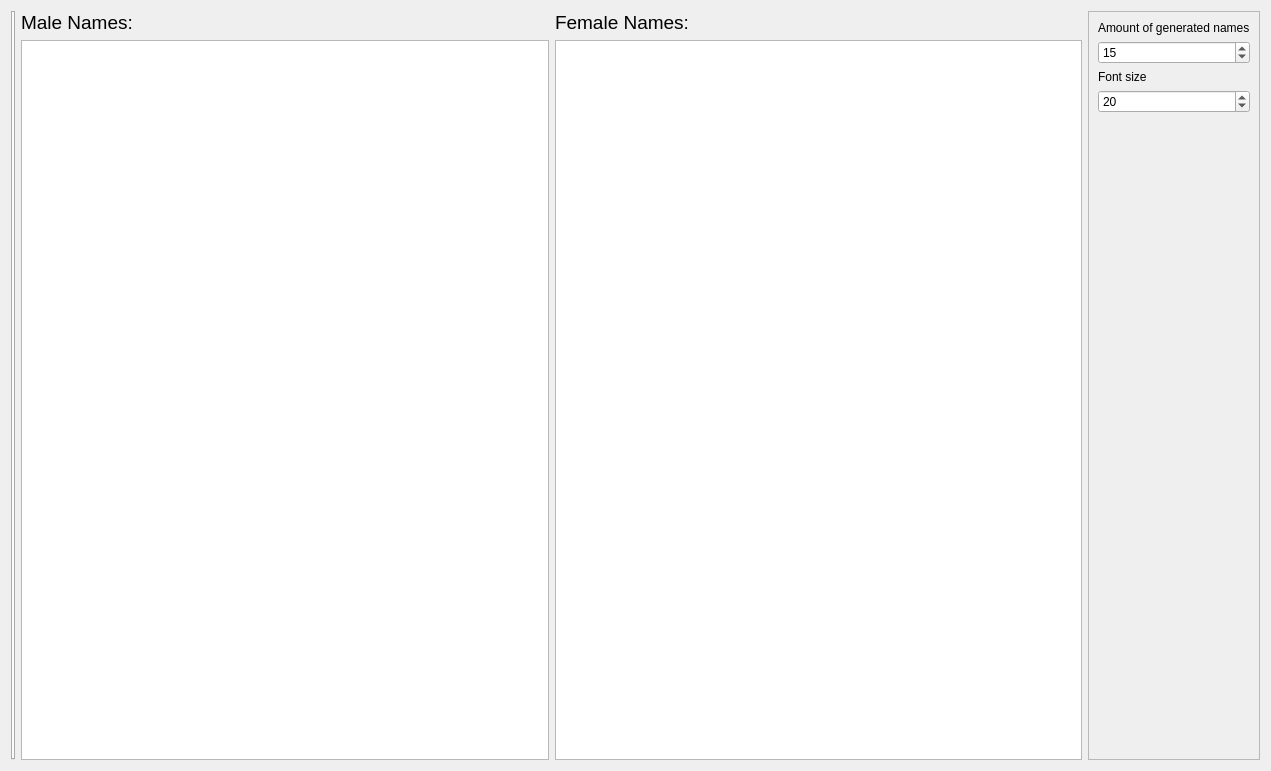
<?xml version="1.0" encoding="UTF-8"?>
<ui version="4.0">
 <class>NameGenerator</class>
 <widget class="QWidget" name="NameGenerator">
  <property name="geometry">
   <rect>
    <x>0</x>
    <y>0</y>
    <width>1271</width>
    <height>771</height>
   </rect>
  </property>
  <property name="windowTitle">
   <string>Name Generator</string>
  </property>
  <property name="windowIcon">
   <iconset resource="../resources.qrc">
    <normaloff>:/icons/gm-companion/icon256.png</normaloff>:/icons/gm-companion/icon256.png</iconset>
  </property>
  <layout class="QHBoxLayout" name="horizontalLayout">
   <item>
    <widget class="QTabWidget" name="tabWidget_categories">
     <property name="sizePolicy">
      <sizepolicy hsizetype="Maximum" vsizetype="Expanding">
       <horstretch>0</horstretch>
       <verstretch>0</verstretch>
      </sizepolicy>
     </property>
     <property name="tabPosition">
      <enum>QTabWidget::West</enum>
     </property>
    </widget>
   </item>
   <item>
    <layout class="QVBoxLayout" name="verticalLayout">
     <item>
      <widget class="QLabel" name="label_3">
       <property name="font">
        <font>
         <pointsize>14</pointsize>
        </font>
       </property>
       <property name="text">
        <string>Male Names:</string>
       </property>
      </widget>
     </item>
     <item>
      <widget class="QTextEdit" name="textEdit_male"/>
     </item>
    </layout>
   </item>
   <item>
    <layout class="QVBoxLayout" name="verticalLayout_3">
     <item>
      <widget class="QLabel" name="label_4">
       <property name="font">
        <font>
         <pointsize>14</pointsize>
        </font>
       </property>
       <property name="text">
        <string>Female Names:</string>
       </property>
      </widget>
     </item>
     <item>
      <widget class="QTextEdit" name="textEdit_female"/>
     </item>
    </layout>
   </item>
   <item>
    <widget class="QFrame" name="frame">
     <property name="frameShape">
      <enum>QFrame::StyledPanel</enum>
     </property>
     <property name="frameShadow">
      <enum>QFrame::Raised</enum>
     </property>
     <layout class="QVBoxLayout" name="verticalLayout_2">
      <item>
       <widget class="QLabel" name="label">
        <property name="text">
         <string>Amount of generated names</string>
        </property>
       </widget>
      </item>
      <item>
       <widget class="QSpinBox" name="spinBox_amount">
        <property name="buttonSymbols">
         <enum>QAbstractSpinBox::UpDownArrows</enum>
        </property>
        <property name="showGroupSeparator" stdset="0">
         <bool>false</bool>
        </property>
        <property name="minimum">
         <number>1</number>
        </property>
        <property name="value">
         <number>15</number>
        </property>
       </widget>
      </item>
      <item>
       <widget class="QLabel" name="label_2">
        <property name="text">
         <string>Font size</string>
        </property>
       </widget>
      </item>
      <item>
       <widget class="QSpinBox" name="spinBox_pointSize">
        <property name="minimum">
         <number>1</number>
        </property>
        <property name="value">
         <number>20</number>
        </property>
       </widget>
      </item>
      <item>
       <spacer name="verticalSpacer">
        <property name="orientation">
         <enum>Qt::Vertical</enum>
        </property>
        <property name="sizeHint" stdset="0">
         <size>
          <width>20</width>
          <height>634</height>
         </size>
        </property>
       </spacer>
      </item>
     </layout>
    </widget>
   </item>
  </layout>
 </widget>
 <resources>
  <include location="../resources.qrc"/>
 </resources>
 <connections/>
</ui>
